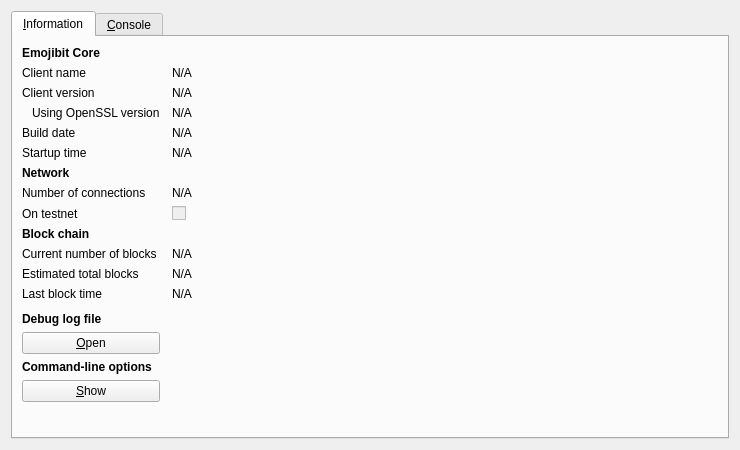
<?xml version="1.0" encoding="UTF-8"?>
<ui version="4.0">
 <class>RPCConsole</class>
 <widget class="QDialog" name="RPCConsole">
  <property name="geometry">
   <rect>
    <x>0</x>
    <y>0</y>
    <width>740</width>
    <height>450</height>
   </rect>
  </property>
  <property name="windowTitle">
   <string>Emojibit - Debug window</string>
  </property>
  <layout class="QVBoxLayout" name="verticalLayout_2">
   <item>
    <widget class="QTabWidget" name="tabWidget">
     <property name="currentIndex">
      <number>0</number>
     </property>
     <widget class="QWidget" name="tab_info">
      <attribute name="title">
       <string>&amp;Information</string>
      </attribute>
      <layout class="QGridLayout" name="gridLayout" columnstretch="0,1">
       <property name="horizontalSpacing">
        <number>12</number>
       </property>
       <item row="0" column="0">
        <widget class="QLabel" name="label_9">
         <property name="font">
          <font>
           <weight>75</weight>
           <bold>true</bold>
          </font>
         </property>
         <property name="text">
          <string>Emojibit Core</string>
         </property>
        </widget>
       </item>
       <item row="1" column="0">
        <widget class="QLabel" name="label_5">
         <property name="text">
          <string>Client name</string>
         </property>
        </widget>
       </item>
       <item row="1" column="1">
        <widget class="QLabel" name="clientName">
         <property name="cursor">
          <cursorShape>IBeamCursor</cursorShape>
         </property>
         <property name="text">
          <string>N/A</string>
         </property>
         <property name="textFormat">
          <enum>Qt::PlainText</enum>
         </property>
         <property name="textInteractionFlags">
          <set>Qt::LinksAccessibleByMouse|Qt::TextSelectableByKeyboard|Qt::TextSelectableByMouse</set>
         </property>
        </widget>
       </item>
       <item row="2" column="0">
        <widget class="QLabel" name="label_6">
         <property name="text">
          <string>Client version</string>
         </property>
        </widget>
       </item>
       <item row="2" column="1">
        <widget class="QLabel" name="clientVersion">
         <property name="cursor">
          <cursorShape>IBeamCursor</cursorShape>
         </property>
         <property name="text">
          <string>N/A</string>
         </property>
         <property name="textFormat">
          <enum>Qt::PlainText</enum>
         </property>
         <property name="textInteractionFlags">
          <set>Qt::LinksAccessibleByMouse|Qt::TextSelectableByKeyboard|Qt::TextSelectableByMouse</set>
         </property>
        </widget>
       </item>
       <item row="3" column="0">
        <widget class="QLabel" name="label_14">
         <property name="text">
          <string>Using OpenSSL version</string>
         </property>
         <property name="indent">
          <number>10</number>
         </property>
        </widget>
       </item>
       <item row="3" column="1">
        <widget class="QLabel" name="openSSLVersion">
         <property name="cursor">
          <cursorShape>IBeamCursor</cursorShape>
         </property>
         <property name="text">
          <string>N/A</string>
         </property>
         <property name="textFormat">
          <enum>Qt::PlainText</enum>
         </property>
         <property name="textInteractionFlags">
          <set>Qt::LinksAccessibleByMouse|Qt::TextSelectableByKeyboard|Qt::TextSelectableByMouse</set>
         </property>
        </widget>
       </item>
       <item row="4" column="0">
        <widget class="QLabel" name="label_12">
         <property name="text">
          <string>Build date</string>
         </property>
        </widget>
       </item>
       <item row="4" column="1">
        <widget class="QLabel" name="buildDate">
         <property name="cursor">
          <cursorShape>IBeamCursor</cursorShape>
         </property>
         <property name="text">
          <string>N/A</string>
         </property>
         <property name="textFormat">
          <enum>Qt::PlainText</enum>
         </property>
         <property name="textInteractionFlags">
          <set>Qt::LinksAccessibleByMouse|Qt::TextSelectableByKeyboard|Qt::TextSelectableByMouse</set>
         </property>
        </widget>
       </item>
       <item row="5" column="0">
        <widget class="QLabel" name="label_13">
         <property name="text">
          <string>Startup time</string>
         </property>
        </widget>
       </item>
       <item row="5" column="1">
        <widget class="QLabel" name="startupTime">
         <property name="cursor">
          <cursorShape>IBeamCursor</cursorShape>
         </property>
         <property name="text">
          <string>N/A</string>
         </property>
         <property name="textFormat">
          <enum>Qt::PlainText</enum>
         </property>
         <property name="textInteractionFlags">
          <set>Qt::LinksAccessibleByMouse|Qt::TextSelectableByKeyboard|Qt::TextSelectableByMouse</set>
         </property>
        </widget>
       </item>
       <item row="6" column="0">
        <widget class="QLabel" name="label_11">
         <property name="font">
          <font>
           <weight>75</weight>
           <bold>true</bold>
          </font>
         </property>
         <property name="text">
          <string>Network</string>
         </property>
        </widget>
       </item>
       <item row="7" column="0">
        <widget class="QLabel" name="label_7">
         <property name="text">
          <string>Number of connections</string>
         </property>
        </widget>
       </item>
       <item row="7" column="1">
        <widget class="QLabel" name="numberOfConnections">
         <property name="cursor">
          <cursorShape>IBeamCursor</cursorShape>
         </property>
         <property name="text">
          <string>N/A</string>
         </property>
         <property name="textFormat">
          <enum>Qt::PlainText</enum>
         </property>
         <property name="textInteractionFlags">
          <set>Qt::LinksAccessibleByMouse|Qt::TextSelectableByKeyboard|Qt::TextSelectableByMouse</set>
         </property>
        </widget>
       </item>
       <item row="8" column="0">
        <widget class="QLabel" name="label_8">
         <property name="text">
          <string>On testnet</string>
         </property>
        </widget>
       </item>
       <item row="8" column="1">
        <widget class="QCheckBox" name="isTestNet">
         <property name="enabled">
          <bool>false</bool>
         </property>
         <property name="text">
          <string/>
         </property>
        </widget>
       </item>
       <item row="9" column="0">
        <widget class="QLabel" name="label_10">
         <property name="font">
          <font>
           <weight>75</weight>
           <bold>true</bold>
          </font>
         </property>
         <property name="text">
          <string>Block chain</string>
         </property>
        </widget>
       </item>
       <item row="10" column="0">
        <widget class="QLabel" name="label_3">
         <property name="text">
          <string>Current number of blocks</string>
         </property>
        </widget>
       </item>
       <item row="10" column="1">
        <widget class="QLabel" name="numberOfBlocks">
         <property name="cursor">
          <cursorShape>IBeamCursor</cursorShape>
         </property>
         <property name="text">
          <string>N/A</string>
         </property>
         <property name="textFormat">
          <enum>Qt::PlainText</enum>
         </property>
         <property name="textInteractionFlags">
          <set>Qt::LinksAccessibleByMouse|Qt::TextSelectableByKeyboard|Qt::TextSelectableByMouse</set>
         </property>
        </widget>
       </item>
       <item row="11" column="0">
        <widget class="QLabel" name="label_4">
         <property name="text">
          <string>Estimated total blocks</string>
         </property>
        </widget>
       </item>
       <item row="11" column="1">
        <widget class="QLabel" name="totalBlocks">
         <property name="cursor">
          <cursorShape>IBeamCursor</cursorShape>
         </property>
         <property name="text">
          <string>N/A</string>
         </property>
         <property name="textFormat">
          <enum>Qt::PlainText</enum>
         </property>
         <property name="textInteractionFlags">
          <set>Qt::LinksAccessibleByMouse|Qt::TextSelectableByKeyboard|Qt::TextSelectableByMouse</set>
         </property>
        </widget>
       </item>
       <item row="12" column="0">
        <widget class="QLabel" name="label_2">
         <property name="text">
          <string>Last block time</string>
         </property>
        </widget>
       </item>
       <item row="12" column="1">
        <widget class="QLabel" name="lastBlockTime">
         <property name="cursor">
          <cursorShape>IBeamCursor</cursorShape>
         </property>
         <property name="text">
          <string>N/A</string>
         </property>
         <property name="textFormat">
          <enum>Qt::PlainText</enum>
         </property>
         <property name="textInteractionFlags">
          <set>Qt::LinksAccessibleByMouse|Qt::TextSelectableByKeyboard|Qt::TextSelectableByMouse</set>
         </property>
        </widget>
       </item>
       <item row="13" column="0">
        <spacer name="verticalSpacer_2">
         <property name="orientation">
          <enum>Qt::Vertical</enum>
         </property>
         <property name="sizeHint" stdset="0">
          <size>
           <width>20</width>
           <height>20</height>
          </size>
         </property>
        </spacer>
       </item>
       <item row="14" column="0">
        <widget class="QLabel" name="labelDebugLogfile">
         <property name="font">
          <font>
           <weight>75</weight>
           <bold>true</bold>
          </font>
         </property>
         <property name="text">
          <string>Debug log file</string>
         </property>
        </widget>
       </item>
       <item row="15" column="0">
        <widget class="QPushButton" name="openDebugLogfileButton">
         <property name="toolTip">
          <string>Open the Emojibit debug log file from the current data directory. This can take a few seconds for large log files.</string>
         </property>
         <property name="text">
          <string>&amp;Open</string>
         </property>
         <property name="autoDefault">
          <bool>false</bool>
         </property>
        </widget>
       </item>
       <item row="16" column="0">
        <widget class="QLabel" name="labelCLOptions">
         <property name="font">
          <font>
           <weight>75</weight>
           <bold>true</bold>
          </font>
         </property>
         <property name="text">
          <string>Command-line options</string>
         </property>
        </widget>
       </item>
       <item row="17" column="0">
        <widget class="QPushButton" name="showCLOptionsButton">
         <property name="toolTip">
          <string>Show the Emojibit-Qt help message to get a list with possible Emojibit command-line options.</string>
         </property>
         <property name="text">
          <string>&amp;Show</string>
         </property>
         <property name="autoDefault">
          <bool>false</bool>
         </property>
        </widget>
       </item>
       <item row="18" column="0">
        <spacer name="verticalSpacer">
         <property name="orientation">
          <enum>Qt::Vertical</enum>
         </property>
         <property name="sizeHint" stdset="0">
          <size>
           <width>20</width>
           <height>40</height>
          </size>
         </property>
        </spacer>
       </item>
      </layout>
     </widget>
     <widget class="QWidget" name="tab_console">
      <attribute name="title">
       <string>&amp;Console</string>
      </attribute>
      <layout class="QVBoxLayout" name="verticalLayout_3">
       <property name="spacing">
        <number>3</number>
       </property>
       <item>
        <widget class="QTextEdit" name="messagesWidget">
         <property name="minimumSize">
          <size>
           <width>0</width>
           <height>100</height>
          </size>
         </property>
         <property name="readOnly">
          <bool>true</bool>
         </property>
         <property name="tabKeyNavigation" stdset="0">
          <bool>false</bool>
         </property>
         <property name="columnCount" stdset="0">
          <number>2</number>
         </property>
        </widget>
       </item>
       <item>
        <layout class="QHBoxLayout" name="horizontalLayout">
         <property name="spacing">
          <number>3</number>
         </property>
         <item>
          <widget class="QLabel" name="label">
           <property name="text">
            <string notr="true">&gt;</string>
           </property>
          </widget>
         </item>
         <item>
          <widget class="QLineEdit" name="lineEdit"/>
         </item>
         <item>
          <widget class="QPushButton" name="clearButton">
           <property name="maximumSize">
            <size>
             <width>24</width>
             <height>24</height>
            </size>
           </property>
           <property name="toolTip">
            <string>Clear console</string>
           </property>
           <property name="text">
            <string/>
           </property>
           <property name="icon">
            <iconset resource="../bitcoin.qrc">
             <normaloff>:/icons/remove</normaloff>:/icons/remove</iconset>
           </property>
           <property name="shortcut">
            <string notr="true">Ctrl+L</string>
           </property>
           <property name="autoDefault">
            <bool>false</bool>
           </property>
          </widget>
         </item>
        </layout>
       </item>
      </layout>
     </widget>
    </widget>
   </item>
  </layout>
 </widget>
 <resources>
  <include location="../bitcoin.qrc"/>
 </resources>
 <connections/>
</ui>
